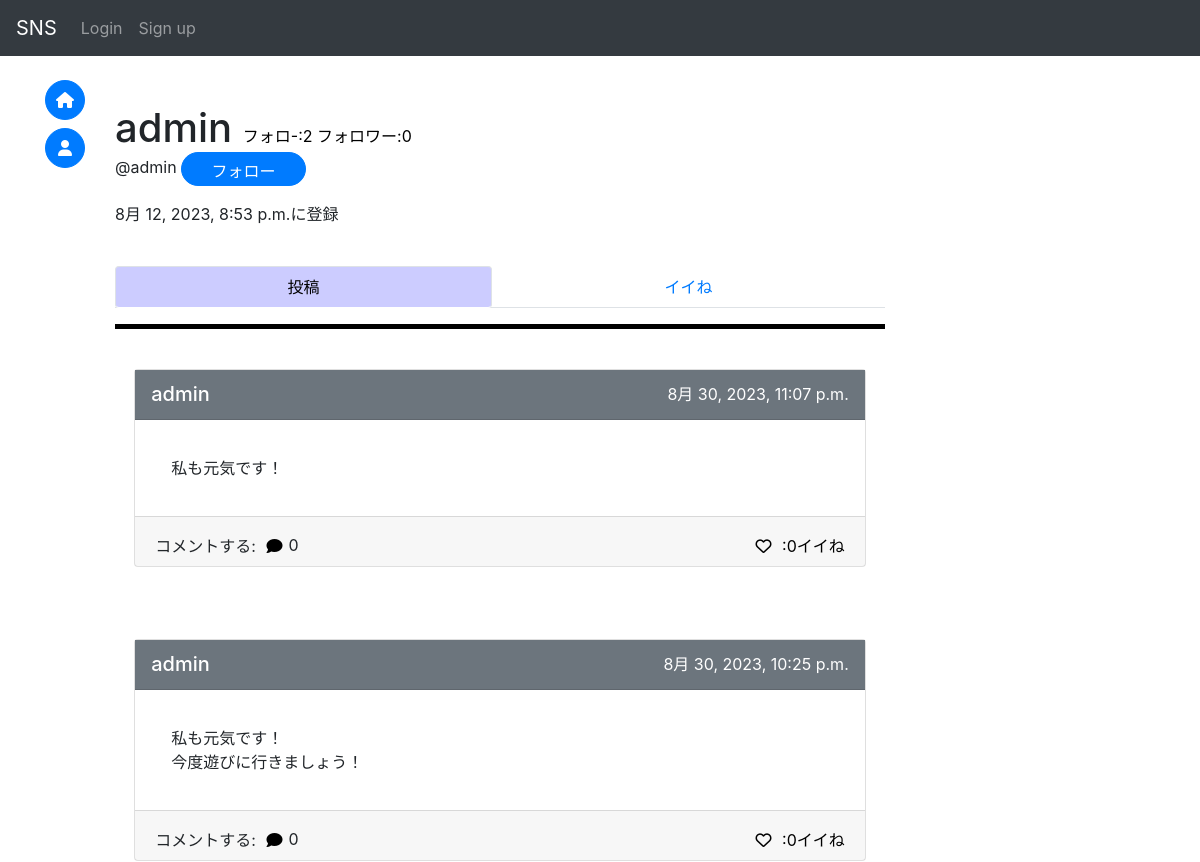
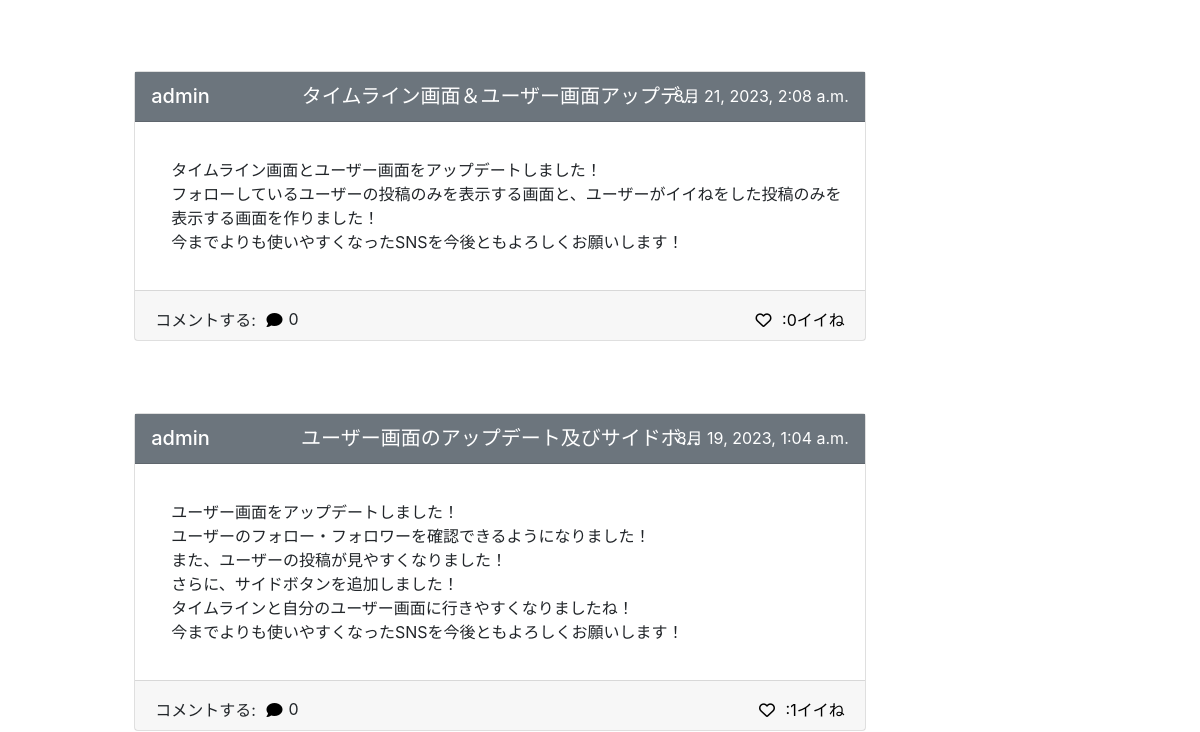
Page /accounts/user/ac20daa5-716d-4be9-b037-15f506b8e887/ (upper part) on the earlier database version (2 pictures, top to bottom).
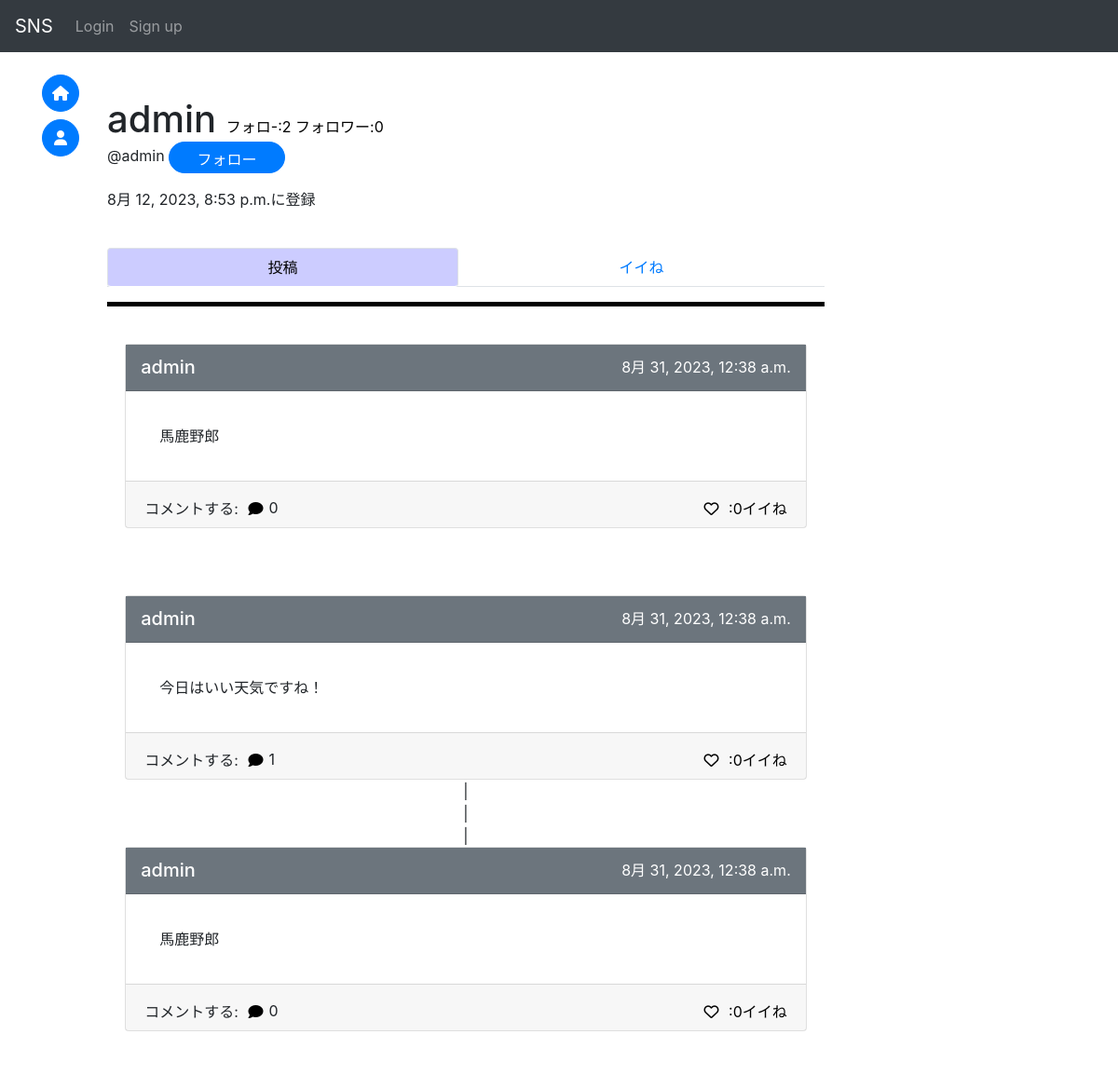
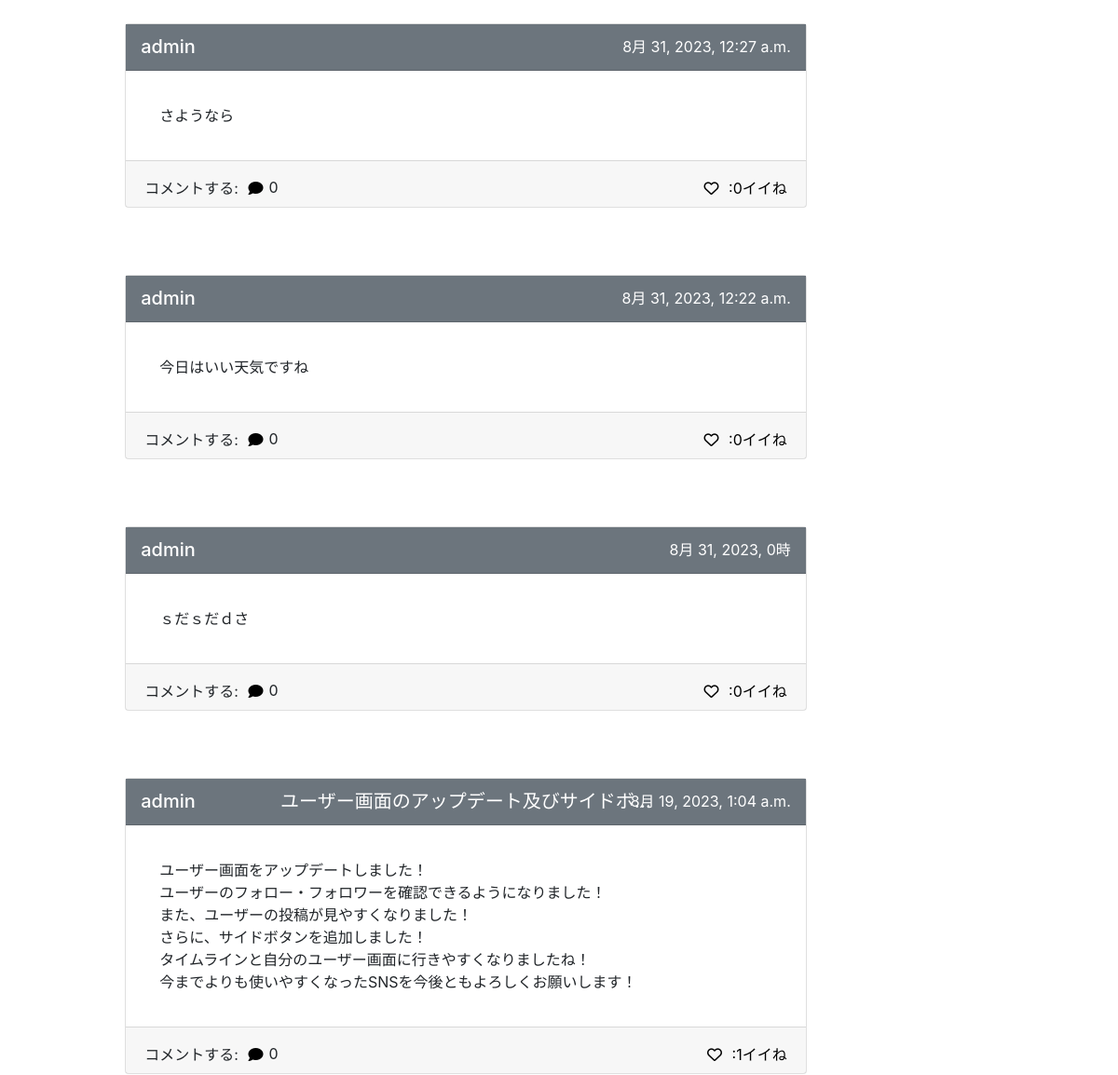
Same page on the later database version (2 pictures, top to bottom).
### accounts/models.py (models this page shows, shortened)
class CustomUser(AbstractBaseUser, PermissionsMixin):
    id = models.UUIDField(primary_key=True, default=uuid.uuid4, editable=False)
    email = models.EmailField(_("email address"), unique=True, blank=True)
    is_staff = models.BooleanField(
        _("staff status"),
        default=False,
        help_text=_("Designates whether the user can log into this admin site."),
    )
    username = models.CharField(_("username"), max_length=50)
    usertag = models.CharField(_("usertag"), max_length=16, default=randomname(16), unique=True)
    created_at = models.DateTimeField(auto_now_add=True)
    objects = CustomUserManager()
    EMAIL_FIELD = "email"
    USERNAME_FIELD = "email"
    REQUIRED_FIELDS = ["username", "usertag"]
    class Meta:
        verbose_name = _("user")
        verbose_name_plural = _("users")
    def __str__(self):
        return self.username

### sns/models.py (models this page shows, shortened)
class Post(models.Model):
    id = models.UUIDField(primary_key=True, default=uuid.uuid4, editable=False)
    title = models.CharField(max_length=50, null=True)
    detail = models.TextField(max_length=255)
    author = models.ForeignKey(
        get_user_model(),
        on_delete=models.CASCADE
    )
    created_at = models.DateTimeField(auto_now_add=True)
    good_num = models.IntegerField(default=0)
    mode = models.IntegerField(default=0)#0:通常の投稿 1:コメント
    parent_post = models.ForeignKey(
        "Post",
        on_delete=models.CASCADE,
        null=True,
        blank=True
    )

### accounts/views.py (the view, shortened to what this page needs)
# urls.py: path("user/<str:id>/", views.user_detail, name="user"),
def user_detail(request, id):
    context = {}
    user = get_object_or_404(CustomUser, pk=id)
    post = Post.objects.filter(author=user)
    following_num = Follower.objects.filter(following=user).count()
    followed_num = Follower.objects.filter(followed=user).count()
    context["userDetail"] = user
    context["posts"] = post
    context["following"] = False
    context["following_num"] = following_num
    context["followed_num"] = followed_num
    good_posts = []
    comment_num = {}
    top_comment = {}
    gooding = Good.objects.filter(gooder=user)
    for g in gooding:
        good_posts.append(g.post)
        comment_num[g.post.id] = g.post.post_set.all().count()
        try:
            tmp = g.post.post_set.all()[0]
            top_comment[g.post.id] = tmp
            comment_num[tmp.id] = tmp.post_set.all().count()
        except Exception:
            pass
    context["good_posts"] = good_posts
    context["btn_class"] = "btn-primary"
    for c in post:
        comment_num[c.id] = c.post_set.all().count()
        try:
            tmp = c.post_set.all()[0]
            top_comment[c.id] = tmp
            comment_num[tmp.id] = tmp.post_set.all().count()
        except Exception:
            pass
    context["comment_num"] = comment_num
    context["top_comment"] = top_comment
    if request.user.is_anonymous:
        return render(request, "accounts/userDetail.html", context)

### sns/templatetags/custom_filter.py (called while the page is built)
@register.filter
def get_value(d, k):
    if k in d:
        return d[k]
    return None

### accounts/templates/accounts/userDetail.html (shortened to what this page needs)
{% extends "base.html" %}
{% block content %}
    <br>
    <div>
        <div>
            <h1 style="display:inline;">
                {{ userDetail.username }}
            </h1>
            <a href="{% url 'accounts:follower' userDetail.id 'following' %}" class="notlink">
                フォロ-:{{ following_num }}
            </a>
            <a href="{% url 'accounts:follower' userDetail.id 'followed' %}" class="notlink">
                フォロワー:<div style="display:inline;" class="num">{{ followed_num }}</div>
            </a>
        </div>
        <p>
            {% if request.user.is_anonymous %}
                @{{ userDetail.usertag }}
                <button type="button" class="btn btn-primary w-120px h-40px rounded-pill"
                    onClick="location.href='{% url 'accounts:follow' userDetail.id %}'">
                        フォロー
                </button>
                <br>
            {% elif user.id == userDetail.id %}
                @{{ userDetail.usertag }}
            {% endif %}
        </p>
        <p>
            {{ userDetail.created_at }}に登録
        </p>
    </div>
    {% if is_block %}
        <div>
            <br>
            <br>
            <h1 style="color:red; text-align:center;">ブロック中のユーザー<h1>
        </div>
    {% elif is_blocked %}
        <div>
            <br>
            <br>
            <h3 style="text-align:center;">このユーザーは投稿の公開を制限しています</h3>
        </div>
    {% else %}
        <div class="row-1" style="position: sticky;top: 55px;z-index:2;background-color:#fff;">
            <br>
            <ul class="nav nav-tabs nav-fill nav-pills" role="tablist">
                <li class="nav-item tab-hov">
                    <a class="nav-link active" id="item1-tab" data-toggle="tab" href="#item1" role="tab" aria-controls="item1" aria-selected="true">
                        投稿
                    </a>
                </li>
                <li class="nav-item tab-hov">
                    <a class="nav-link" id="item2-tab"
                        data-toggle="tab" href="#item2" role="tab" aria-controls="item2" aria-selected="false">
                        イイね
                    </a>
                </li>
            </ul>
            <hr width="100%" color="#0" style="height:4px;">
            <br>
        </div>
        <div class="tab-content">
            <div class="tab-pane fade show active" id="item1" role="tabpanel" aria-labelledby="item1-tab">
                {% with posts_include=posts good_mode="1" othergood="12" %}
                    {% include 'post_list_include.html' %}
                {% endwith %}
            </div>
        </div>
    {% endif %}
{% endblock %}

### templates/base.html (shortened to what this page needs)
<!DOCTYPE html>
<html>
    <head>
        {% load static %}
        <link rel="stylesheet" href="https://stackpath.bootstrapcdn.com/bootstrap/4.3.1/css/bootstrap.min.css">
        <link href="{% static 'fontawesomefree/css/fontawesome.css' %}" rel="stylesheet" type="text/css">
        <link href="{% static 'fontawesomefree/css/brands.css' %}" rel="stylesheet" type="text/css">
        <link href="{% static 'fontawesomefree/css/solid.css' %}" rel="stylesheet" type="text/css">
        <link rel="stylesheet" href="{% static 'css/card.css' %}">
    </head>
    <body>
        <nav class='navbar navbar-expand-sm navbar-dark bg-dark fixed-top'>
            <a class='navbar-brand' href='{% url "sns:index" %}'>SNS</a>
            <ul class="navbar-nav">
                {% if user.is_authenticated %}
                    <li class="navbar-item">
                        <a href='{% url "accounts:user" user.id %}'>
                            <span class="navbar-text">{{ user }} -</span>
                        </a>
                    </li>
                    <li class="nav-item">
                        <a href='{% url "logout" %}' class="logout nav-link">
                            Logout
                        </a>
                    </li>
                {% else %}
                    <li class="nav-item">
                        <a href='{% url "login" %}' class="login nav-link">
                            Login
                        </a>
                    </li>
                    <li class="nav-item">
                        <a href='{% url "accounts:signup" %}' class="signup nav-link">Sign up</a>
                    </li>
                {% endif %}
            </ul>
        </nav>
        <div class='container-fluid'>
            <div class="row">
                <div class="col-1">
                    <div style="position: sticky; top: 75px;">
                            <button class="btn btn-primary rounded-circle p-0 w-40px float-right"
                                 onClick="location.href='{% url 'sns:index' %}'">
                                <i class="fa-solid fa-house"></i>
                            </button>
                            <br>
                            <br>
                            {% if user.is_anonymous %}
                                <button class="btn btn-primary rounded-circle p-0 w-40px float-right"
                                    onClick="location.href='/accounts/login'">
                                    <i class="fa-solid fa-user"></i>
                                </button>
                            {% else %}
                                <button class="btn btn-primary rounded-circle p-0 w-40px float-right"
                                    onClick="location.href='{% url 'accounts:user' user.id %}'">
                                    <i class="fa-solid fa-user"></i>
                                </button>
                            {% endif %}
                    </div>
                </div>
                <div class="col-8">
                    {% block content %}
                    {% endblock %}
                </div>
            </div>
        </div>
    </body>
</html>

### templates/post_list_include.html (shortened to what this page needs)
<div>
{% load custom_filter %}
{% for postin in posts_include reversed %}
    {% if postin.author in blocks or postin.author in blocked or postin.author in mutes%}
    {% else %}
        {% with postcard=postin %}
            {% include 'post_card_include.html' %}
        {% endwith %}
        {% with commentnum=comment_num|get_value:postin.id %}
            {% if commentnum > 0 %}
                <div style="text-align:center;">|</div>
                <div style="text-align:center;">|</div>
                <div style="text-align:center;">|</div>
                {% with postcard=top_comment|get_value:postin.id %}
                    {% include 'post_card_include.html' %}
                {% endwith %}
            {% endif %}
        {% endwith %}
        <br>
        <br>
        <br>
    {% endif %}
{% endfor %}
</div>

### templates/post_card_include.html (shortened to what this page needs)
{% load custom_filter %}
<div class="card w-150px mx-auto clearfix" style="position:relative;">
    <a href="{% url 'sns:post' postcard.pk %}" style="position:absolute;inset:0;">
        <div class="card-header bg-secondary h-50px clearfix" style="display:flex; justify-content:center;postition:relative;">
            <h5 style="position:absolute; left:1rem;">
                <a href="{% url 'accounts:user' postcard.author.id %}" class="on-a title-link">
                    {{ postcard.author }}
                </a>
            </h5>
            <h5 style="text-align:center; display:table-cell;">
                <a href="{% url 'sns:post' postcard.id %}" class="on-a title-link">
                    {% if postcard.mode != 1 %}
                        {{ postcard.title | truncatechars:20 }}
                    {% endif %}
                </a>
            </h5>
            <p style="position:absolute; right:1rem; color:white">
                {{ postcard.created_at }}
            </p>
        </div>
        <div class="card-body detail clearfix">
            <p class="card-text">
                {{ postcard.detail|linebreaks }}
            </p>
        </div>
        <div class="card-footer h-50px text-right clearfix" style="padding-top:0">
            <div style="display:inline">
                <p style="float:left;">
                    コメントする:
                    <button onClick="clearText('{{ postcard.id }}')" class="good on-a">
                        <i class="fa-solid fa-comment"></i>
                    </button>
                    <div id="comment_num_{{ postcard.id }}" style="float:left;">
                        {{ comment_num|get_value:postcard.id }}
                    </div>
                </p>
            </div>
            <div>
                {% if user.is_anonymous %}
                    <button onClick="location.href='{% url 'sns:good' postcard.id 1 %}'" class="good on-a">
                        <i class="fa-regular fa-heart"></i>
                    </button>
                {% endif %}
                <a href="{% url 'sns:good_user' postcard.id %}" class="notlink on-a">
                    <div id="num_{{ postcard.id }}_{{ good_mode }}" style="display:inline;size:4;">:{{ postcard.good_num }}イイね</div>
                </a>
            </div>
        </div>
    </a>
</div>

### static/css/card.css (style rules this page uses)
.detail { margin-left:1rem; }
.title-link, .title-link:hover { color:white; }
.good, .good:focus, .good:hover { border: none; outline: none; background: none; display: inline; }
.on-a { position: relative; z-index: 1; }
.notlink { text-decoration:none !important; color:black !important; }
.w-150px { width: 80% !important; }
.h-50px { height: 50px !important; }

### templates/base.html (style rules this page uses)
body { padding-top : 80px }
.w-40px { width: 40px !important; height: 40px !important; }

### accounts/templates/accounts/userDetail.html (style rules this page uses)
.detail { margin-left:1rem; }
.title-link, .title-link:hover { color:white; }
.good, .good:focus, .good:hover { border: none; outline: none; background: none; display: inline; }
.w-150px { width: 95% !important; }
.h-50px { height: 50px !important; }
.on-a { position: relative; z-index: 1; }
.w-120px { width: 125px !important; }
.h-40px { height: 34px !important; }
.notlink { text-decoration:none !important; color:black !important; }
.nav-pills .nav-link.active { background-color: #ccf; color: black; }

Differences in the rows shown:
removed Post: author "admin", created_at "8月 30, 2023, 11:07 p.m.", detail "私も元気です！", id "0", good_num "0"
removed Post: author "admin", created_at "8月 30, 2023, 10:25 p.m.", detail "私も元気です！ 今度遊びに行きましょう！", id "0", good_num "0"
removed Post: author "admin", title "タイムライン画面＆ユーザー画面アップデ…", created_at "8月 21, 2023, 2:08 a.m.", detail "タイムライン画面とユーザー画面をアップデートしました！ フォローしているユーザーの投稿のみを表示する画面と、ユーザーがイイねをした投稿のみを表示する画面を作りました！ 今までよりも使いやすくなったSNSを今後ともよろしくお願いします！", id "0", good_num "0"
added Post: author "admin", created_at "8月 31, 2023, 12:38 a.m.", detail "馬鹿野郎", id "0", good_num "0"
added Post: author "admin", created_at "8月 31, 2023, 12:38 a.m.", detail "今日はいい天気ですね！", id "1", good_num "0"
added Post: author "admin", created_at "8月 31, 2023, 12:27 a.m.", detail "さようなら", id "0", good_num "0"
added Post: author "admin", created_at "8月 31, 2023, 12:22 a.m.", detail "今日はいい天気ですね", id "0", good_num "0"
added Post: author "admin", created_at "8月 31, 2023, 0時", detail "ｓだｓだｄさ", id "0", good_num "0"
